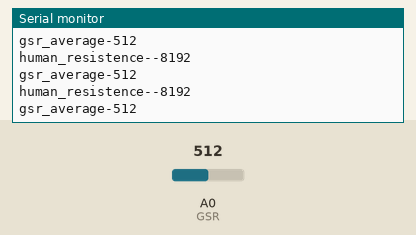
Simulated run of this sketch. Board: Arduino Uno, built with avr-gcc and run on an emulated ATmega328P. Shown: the last lines printed to the serial monitor. Inputs (shaded band) come from the test bench; at power-on: A0 (GSR) = 512.

Above: at 1.2 s.
1.3 s: A0 (GSR) set to 716
At 1.9 s:
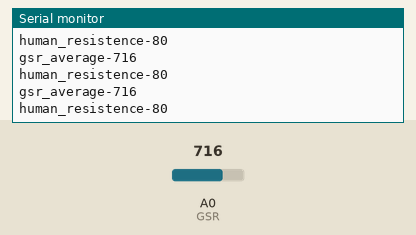
4.3 s: A0 (GSR) set to 511
At 4.8 s:
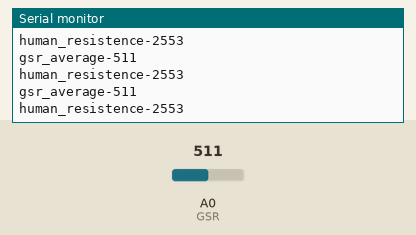
7.3 s: A0 (GSR) set to 306
At 8.1 s:
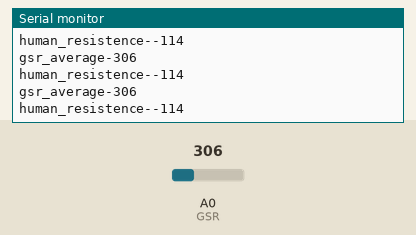
Timing chart, 0 to 10.3 s (numbered marks = the images above; inputs shaded):
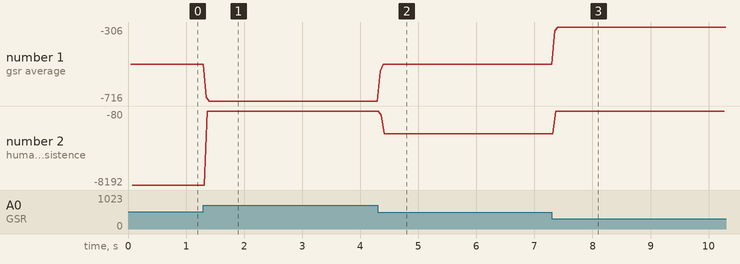

Measured:
- after the input at 1.3 s, the serial monitor: prints a new line after 0.05 s (image 1)
- after the input at 4.3 s, the serial monitor: prints a new line after 0.05 s (image 2)
- after the input at 7.3 s, the serial monitor: prints a new line after 0.05 s (image 3)
- plotted number 1: -512 → -716 after the input at 1.3 s, -716 → -511 after the input at 4.3 s, -511 → -306 after the input at 7.3 s
- plotted number 2: -8192 → -80 after the input at 1.3 s, -80 → -2553 after the input at 4.3 s, -2553 → -114 after the input at 7.3 s

The sketch:

sketch_oct30b.ino
```cpp
const int GSR=A0;
int sensorValue=0;
int gsr_average=0;
void setup()
{
 Serial.begin(9600);
}
void loop()
{
 long sum=0;
 for(int i=0;i<10;i++)  //average the 10 measurements USING FOR LOOP
 {
  sensorValue=analogRead(GSR);
  sum += sensorValue;
  delay(5);
 }
 gsr_average = sum/10;
 Serial.print("gsr_average-");
 Serial.println(gsr_average);
 int human_resistence=((1024+2*gsr_average)*10000)/(516-gsr_average);// FOLOW DATASHEET
 Serial.print("human_resistence-");
 Serial.println(human_resistence);
}
```
